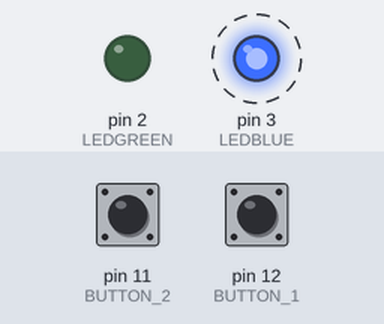
Simulated run of this sketch. Board: Arduino Nano, built with avr-gcc and run on an emulated ATmega328P. Parts: output pins drawn as LEDs (lit = HIGH). Dashed ring = blinking. Inputs (shaded band) come from the test bench; at power-on: pin 12 (BUTTON_1) HIGH, pin 11 (BUTTON_2) HIGH.

Above: at 1.25 s.
1.3 s: pin 12 (BUTTON_1) pulled LOW for 0.15 s
At 1.55 s:
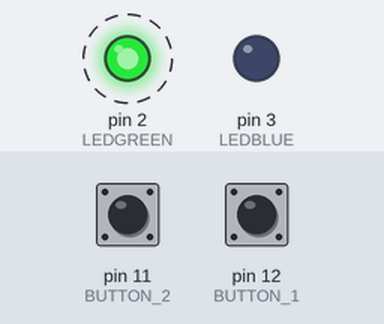
4.3 s: pin 11 (BUTTON_2) pulled LOW for 0.15 s
At 4.55 s:
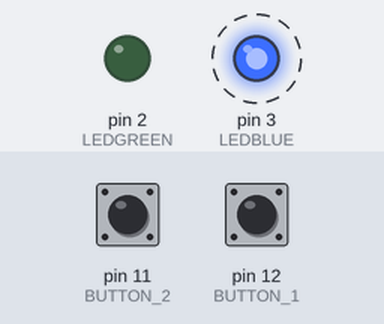
7.3 s: pin 12 (BUTTON_1) pulled LOW for 1 s
At 7.65 s:
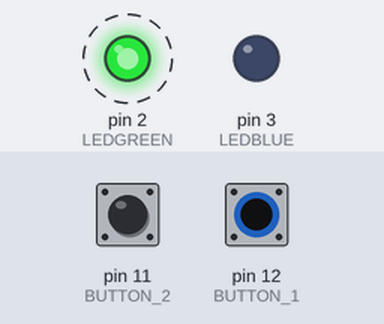
10.3 s: pin 11 (BUTTON_2) pulled LOW for 1 s
At 10.45 s:
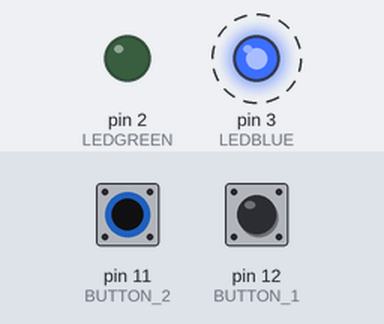
13.3 s: pin 11 (BUTTON_2) driven LOW and pin 12 (BUTTON_1) driven LOW
At 14.2 s:
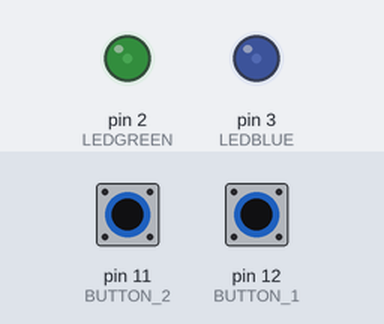
14.8 s: pin 11 (BUTTON_2) driven HIGH
At 15.05 s:
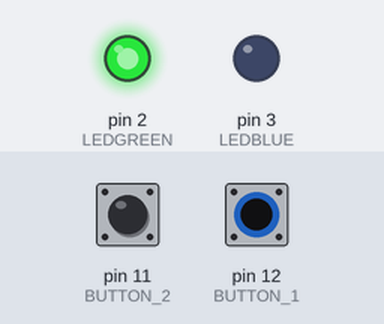
Timing chart, 0 to 18.8 s (numbered marks = the images above; inputs shaded):
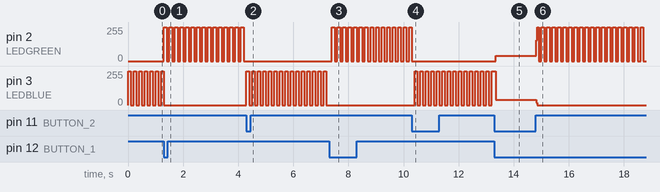

Measured:
- after the input at 1.3 s, pin 2 (LEDGREEN): alternates 255/255 for 0.10 s and 0/255 for 0.10 s, starting at once; pin 3 (LEDBLUE): goes on until 1.3 s, then stays 0/255
- after the input at 4.3 s, pin 2 (LEDGREEN): stops changing and stays 0/255; pin 3 (LEDBLUE): alternates 255/255 for 0.10 s and 0/255 for 0.10 s, starting at once
- after the input at 7.3 s, pin 2 (LEDGREEN): alternates 255/255 for 0.10 s and 0/255 for 0.10 s, starting after 0.10 s; pin 3 (LEDBLUE): stops changing and stays 0/255
- after the input at 10.3 s, pin 2 (LEDGREEN): goes on until 10.3 s, then stays 0/255; pin 3 (LEDBLUE): alternates 255/255 for 0.10 s and 0/255 for 0.10 s, starting after 0.10 s
- after the input at 13.3 s, pin 2 (LEDGREEN): 0/255 → 39/255 at once
- after the input at 14.8 s, pin 2 (LEDGREEN): 39/255 → 157/255 at once, then moves between 0/255 and 255/255, repeating every 0.60 s; pin 3 (LEDBLUE): 39/255 → 0/255 at once
- by itself, pin 3 (LEDBLUE): alternates 255/255 for 0.10 s and 0/255 for 0.10 s

The sketch:

break.ino
```cpp
/*
* Esempio per Arduino e altre board (Board usata nel corso Arduino Nano RP2040 Connect)
* Puntata 7 di Impariamo Arduino Live : https://youtu.be/GGcnIBsYJ5k
* Il seguente codice esegue il blink di due led differenti, per passare da un blink e l'altro si usano due pulsanti
* ogni pulsante permette di uscire da un determinato blink
* Creato da : Mirko Pacioni
* Licenza : GPL v3
*/

//definisco una costante con il numero del pin 3, darà il nome al pin del led blu
#define LEDBLUE 3
//definisco una costante con il numero del pin 2, darà il nome al pin del led verde
#define LEDGREEN 2
//definisco una costante con il numero del pin 12, darà il nome al pin del pulsante 1
#define BUTTON_1 12
//definisco una costante con il numero del pin 11, darà il nome al pin del pulsante 2
#define BUTTON_2 11

//creo una variabile booleana (true o false) che terrà traccia del valore del pin del led blu, viene inizializzata a false (LOW, led spento)
bool statusBLUE = false;
//creo una variabile booleana (true o false) che terrà traccia del valore del pin del led verde, viene inizializzata a false (LOW, led spento)
bool statusGREEN = false;

void setup() {
  //imposto il pin del led blu come uscita
  pinMode(LEDBLUE, OUTPUT);
  //imposto il pin del led verde come uscita
  pinMode(LEDGREEN, OUTPUT);
  //imposto il pin del pulsante 1 come ingresso settato in pullup, senza resistore sui collegamenti, sfruttando il resistore interno al microcontrollore
  pinMode(BUTTON_1, INPUT_PULLUP);
  //imposto il pin del pulsante 2 come ingresso settato in pullup, senza resistore sui collegamenti, sfruttando il resistore interno al microcontrollore
  pinMode(BUTTON_2, INPUT_PULLUP);
}

void loop() {
  //il while settato a 1 è un while infinito, il quale può essere chiuso solo e soltanto con un un break
  //il while esegue un blink sul led blue
  while(1) {
    //imposto la variabile statusBLUE a true se è false e viceversa, in sostanza inverto il suo valore
    statusBLUE = !statusBLUE;
    //digitalWrite permette di scrivere un valore digitale (0 o 1) al pin che scegliamo, in questo caso LEDBLUE
    //se il valore di statusBLUE è true il valore settato al digitalWrite sarà 1
    //se il valore di statusBLUE è false il valore settato al digitalWrite sarà 0
    digitalWrite(LEDBLUE, statusBLUE);
    //con il seguente if controllo se il pin del pulsante 1 assume un valore a LOW (GND)
    //il pin mantiene un valore ad HIGH per tutto l'arco del tempo che il pulsante 1 non è premuto
    if(digitalRead(BUTTON_1) == LOW) {
      //se il pulsante 1 viene premuto il led blue viene spento
      digitalWrite(LEDBLUE, LOW);
      //break chiude il ciclo e passa al while successivo
      break;
    }
    //se il pulsante 1 non viene premuto attende 100 millisecondi prima di passare a un nuovo step del ciclo while corrente
    delay(100);
  }
  //se il ciclo precedente si interrompe il nostro codice entra nel ciclo while successivo
  while(1) {
    //imposto la variabile statusGREEN a true se è false e viceversa, anche in questo caso, come per statusBLUE viene invertito il suo valore
    statusGREEN = !statusGREEN;
    //con digitalWrite setto un valore digitale al led verde, dando come valore di riferimento la variabile statusGREEN
    digitalWrite(LEDGREEN, statusGREEN);
    //attendo che venga premuto il pulsante 2 per interrompere il ciclo corrente
    if(digitalRead(BUTTON_2) == LOW) {
      //se premo il pulsante 2 spengo il led verde
      digitalWrite(LEDGREEN, LOW);
      //con break interrompo il ciclo che si occupa di far lampeggiare il led verde
      //se richiamo break sfrutto il loop per tornare al ciclo del blink led blu
      break;
    }
    //se il pulsante 2 non viene premuto attende 100 millisecondi prima di passare a un nuovo step del ciclo while corrente
    delay(100);
  }

}
```
